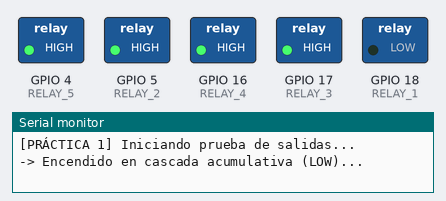
The sketch below on a simulated ESP32. Shown: switched loads named in the sketch (green lamp = pin HIGH), the last lines printed to the serial monitor.

Above: at 0.2 s.
At 0.6 s:
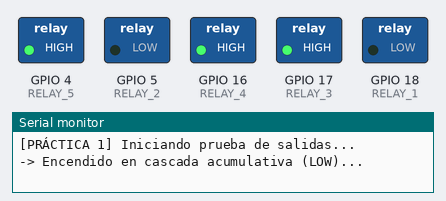
At 1.4 s:
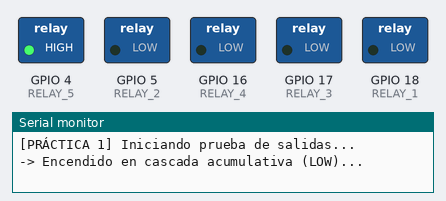
At 2.3 s:
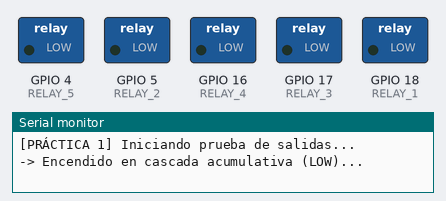
At 4.1 s:
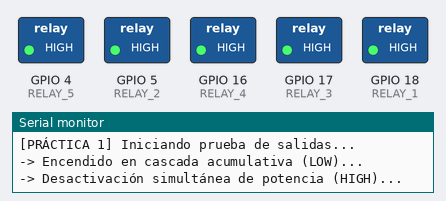
At 6.1 s:
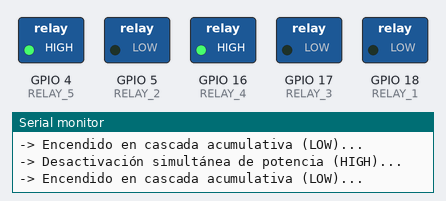
Timing chart, 0 to 6.6 s (numbered marks = the images above):
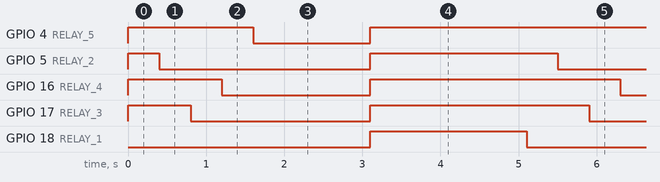

The sketch:

01_Test_Reles_Cascada.ino
```cpp
/**
 * ====================================================================
 * KIT DIDÁCTICO DE HARDWARE - ESP32 AUTOMATIZACIÓN
 * PRÁCTICA 01: Test de Salidas (Relés en Cascada con Lógica Inversa)
 * ====================================================================
 */

// ==== CONFIGURACIÓN DE LÓGICA INVERSA ====
#define PRENDER_RELE LOW
#define APAGAR_RELE  HIGH

// ==== ASIGNACIÓN DE PINES ====
#define RELAY_1 18
#define RELAY_2 5
#define RELAY_3 17
#define RELAY_4 16
#define RELAY_5 4

void setup() {
  Serial.begin(115200);
  Serial.println("[PRÁCTICA 1] Iniciando prueba de salidas...");

  pinMode(RELAY_1, OUTPUT);
  pinMode(RELAY_2, OUTPUT);
  pinMode(RELAY_3, OUTPUT);
  pinMode(RELAY_4, OUTPUT);
  pinMode(RELAY_5, OUTPUT);

  // Apagado físico inicial
  digitalWrite(RELAY_1, APAGAR_RELE);
  digitalWrite(RELAY_2, APAGAR_RELE);
  digitalWrite(RELAY_3, APAGAR_RELE);
  digitalWrite(RELAY_4, APAGAR_RELE);
  digitalWrite(RELAY_5, APAGAR_RELE);
}

void loop() {
  Serial.println("-> Encendido en cascada acumulativa (LOW)...");
  digitalWrite(RELAY_1, PRENDER_RELE); delay(400);
  digitalWrite(RELAY_2, PRENDER_RELE); delay(400);
  digitalWrite(RELAY_3, PRENDER_RELE); delay(400);
  digitalWrite(RELAY_4, PRENDER_RELE); delay(400);
  digitalWrite(RELAY_5, PRENDER_RELE); delay(1500);

  Serial.println("-> Desactivación simultánea de potencia (HIGH)...");
  digitalWrite(RELAY_1, APAGAR_RELE);
  digitalWrite(RELAY_2, APAGAR_RELE);
  digitalWrite(RELAY_3, APAGAR_RELE);
  digitalWrite(RELAY_4, APAGAR_RELE);
  digitalWrite(RELAY_5, APAGAR_RELE);

  delay(2000);
}
```

Measured:
- by itself, GPIO 4 (RELAY_5): alternates HIGH for 3.6 s and LOW for 1.5 s
- by itself, GPIO 5 (RELAY_2): alternates HIGH for 2.4 s and LOW for 2.7 s
- by itself, GPIO 16 (RELAY_4): alternates HIGH for 3.2 s and LOW for 1.9 s
- by itself, GPIO 17 (RELAY_3): alternates HIGH for 2.8 s and LOW for 2.3 s
- by itself, GPIO 18 (RELAY_1): alternates HIGH for 2.0 s and LOW for 3.1 s
